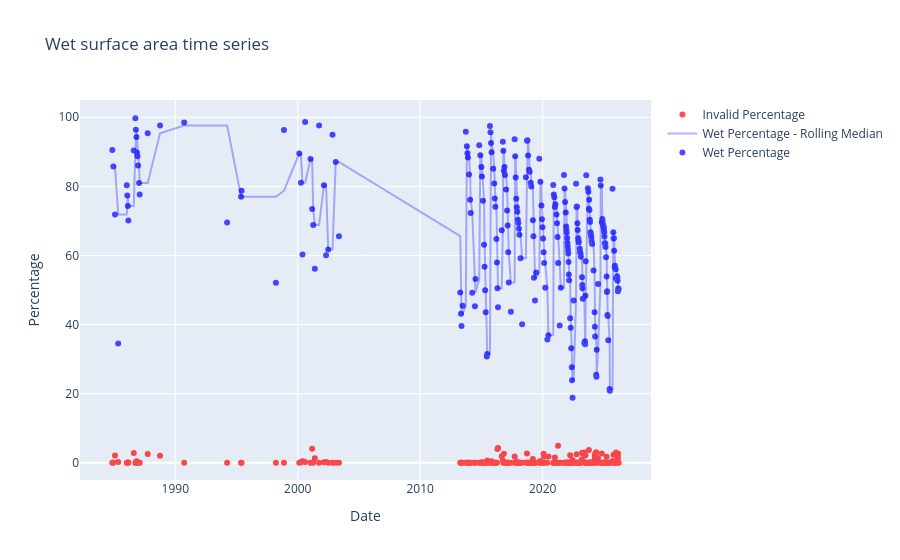

The cell this chart's notebook holds for it:
### Markdown cell above
### Inspect time series

The plot below shows an obvious seasonal wetting and drying pattern from 2013 when there is sufficient data coverage.

### Code cell
selected_waterbody_geohash = "s4hrjw1qx8"
selected_waterbody = get_waterbody(selected_waterbody_geohash)

# Get time series for the selected water body
selected_waterbody_timeseries = get_time_series(waterbody=selected_waterbody)

display_time_series(selected_waterbody_timeseries)

### Figure 1 — Plotly figure (JSON) as saved in the notebook; plotly's stock layout.template omitted (floating-point values rounded to 4 significant figures; data arrays with more than 128 entries replaced by an {"elided": "..."} marker saying what was removed)
{"data": [{"hovertemplate": "<b>%{x|%Y-%m-%d}</b><br>Invalid: %{y:.2f}%<extra></extra>", "marker": {"color": "red"}, "mode": "markers", "name": "Invalid Percentage", "opacity": 0.7, "type": "scatter", "x": {"elided": "239 str values"}, "y": {"elided": "239 float values"}}, {"line": {"color": "blue"}, "mode": "lines", "name": "Wet Percentage - Rolling Median", "opacity": 0.3, "type": "scatter", "x": {"elided": "239 str values"}, "y": {"elided": "239 float values"}}, {"hovertemplate": "<b>%{x|%Y-%m-%d}</b><br>Wet: %{y:.2f}%<extra></extra>", "marker": {"color": "blue"}, "mode": "markers", "name": "Wet Percentage", "opacity": 0.7, "type": "scatter", "x": {"elided": "239 str values"}, "y": {"elided": "239 float values"}}], "layout": {"title": {"text": "Wet surface area time series"}, "xaxis": {"title": {"text": "Date"}}, "yaxis": {"range": [-5, 105], "title": {"text": "Percentage"}}}}
